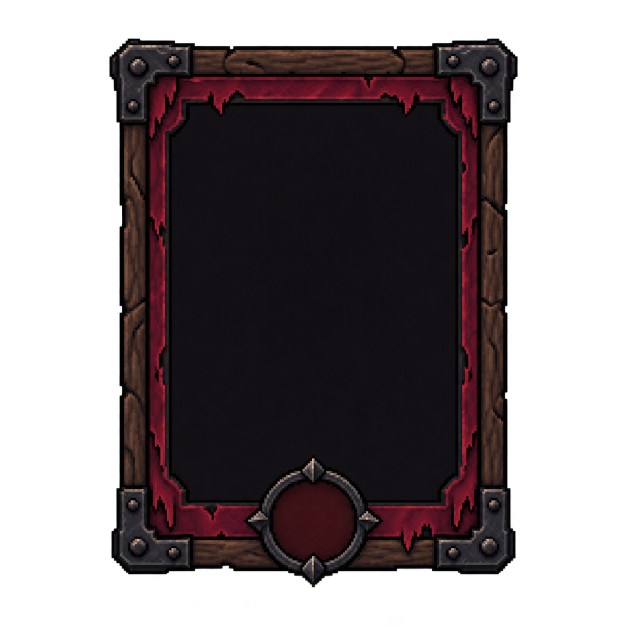
#> input picture 106E0DD5-1800-4244-9455-FD98261ED360.PNG, 1254 x 1254 px (shown at 1/2 size)
$ python -i process_assets.py   (imports and definitions only)
#> lines starting #> are read from the running program, lines starting #| are printed output that depends on the picture; after the words box and inside, x2 and y2 are one past the last pixel; in counts of white or black regions, pixels touching at a corner belong together
"""assets_raw/*.png -> public/assets/*.png (+ manifest.json).
Assets are stored at 2x world scale (world size = stored size / 2) so zoom 2x stays sharp.
Run: python3 scripts/process_assets.py
"""
import json, os
from PIL import Image, ImageDraw

RAW, OUT = 'assets_raw', 'public/assets'
S = 2  # storage scale over world units
# [1 line not run here, left out]
manifest = {}


def exists(n): return os.path.exists(f'{RAW}/{n}.png')


def load(n):
    return Image.open(f'{RAW}/{n}.png').convert('RGBA')


def exists(n):
    return os.path.exists(f'{RAW}/{n}.png')


def trim(im, thr=24):
    a = im.getchannel('A').point(lambda v: 255 if v > thr else 0)
    return im.crop(a.getbbox())


# [11 lines left out: functions save, fit, not called in this run]


# ---- ground tiles: 128x64 world diamonds, inner crop removes the drawn outline
TW, TH = 128 * S, 64 * S
mask = Image.new('L', (TW, TH), 0)
#> mask: PIL image 256x128 L; every value is 0
#> further down, picture is the input picture: PIL image 1254x1254 RGBA; mean R, G, B, A 18.4, 10.8, 12.7, 132.8
# [1 line not run here, left out]
tile_scale = None
# [16 lines not run here, left out]

# ---- ground decals: split sheet by empty rows/columns
def bands(profile, gap=6):
    out, start, empty = [], None, 0
    for i, v in enumerate(profile + [0] * gap):
        if v:
            if start is None: start = i
            empty = 0
        elif start is not None:
            empty += 1
            if empty >= gap: out.append((start, i - empty + 1)); start = None
    return out

# [1 line not run here, left out]
# [1 line that did not run here, left out]
# [1 line that did not run here, left out]
# [1 line not run here, left out]
# [1 line that did not run here, left out]
decals = []
# [9 lines not run here, left out]
manifest['_decals'] = decals

# ---- objects: (name, 'w'|'h', world size). Groups share one scale so pieces match.
objects = [
    ('gate_main', 'w', 320), ('lamp_post', 'h', 105), ('torch_stand', 'h', 95), ('banner_bat', 'h', 105),
    ('pine_a', 'h', 240), ('pine_b', 'h', 210), ('pine_c', 'h', 150), ('dead_tree_a', 'h', 200),
    ('dead_tree_b', 'h', 140), ('bush_a', 'h', 62), ('bush_b', 'h', 50), ('rock_a', 'h', 78),
    ('rock_b', 'h', 64), ('rock_c', 'h', 46),
    ('bld_housing_1', 'w', 250), ('bld_housing_2', 'w', 270), ('bld_food_1', 'w', 250), ('bld_food_2', 'w', 290),
    ('bld_collect_1', 'w', 240), ('bld_collect_2', 'w', 320), ('bld_boarding', 'w', 330),
    ('bld_watchtower', 'h', 260), ('castle_cliff', 'w', 350),  # castle: far parallax layer, half resolution is plenty
    ('crates', 'w', 58), ('barrel', 'w', 30), ('bench', 'w', 62), ('carriage', 'w', 190), ('well', 'w', 88),
]
# [2 lines not run here, left out]

groups = [(['fence_palisade_ne', 'fence_palisade_nw', 'fence_palisade_post'], 80),
          (['rail_fence_ne', 'rail_fence_nw', 'rail_fence_post'], 76),
          (['stone_wall_ne', 'stone_wall_nw'], 140)]
# [8 lines not run here, left out]
# [1 line that did not run here, left out]

# ---- human spritesheets: 4x4 grid, one shared bbox per sheet keeps feet aligned
HUMAN_H = 44 * S
# [15 lines not run here, left out]


# ---- helpers for sheets whose items are separated by empty space (reading order)
def slice_sheet(im, gap=6, min_size=12):
#> called with gap = 6, min_size = 12
    a = im.getchannel('A').point(lambda v: 255 if v > 24 else 0)
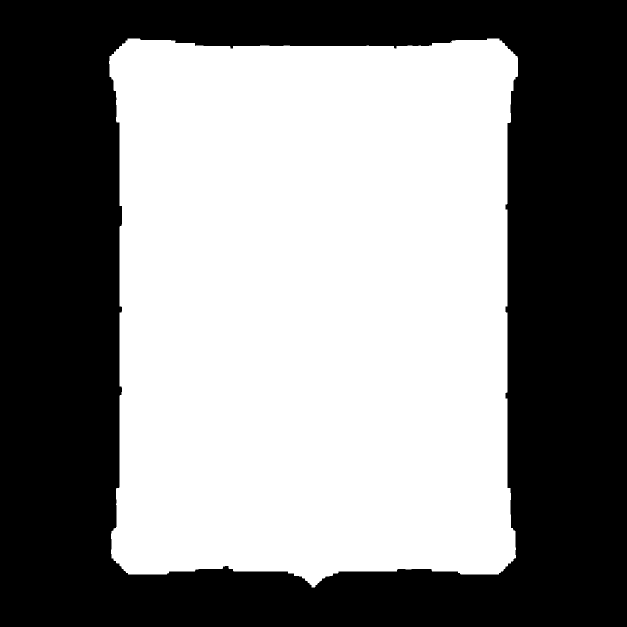
#> a: PIL image 1254x1254 L (shown at 1/2 size); 52.6% white; 1 black region, box (x1, y1, x2, y2) and area: (0, 0, 1254, 1254) 746059
    pa = a.load(); W, H = im.size
    out = []
    for y0, y1 in bands([any(pa[x, y] for x in range(0, W, 2)) for y in range(H)], gap):
#> the loop in bands, `for i, v in enumerate(profile + [0] * gap):` made 1260 passes
#> start on pass 78: 77
#> after the loop in bands, `for i, v in enumerate(profile + [0] * gap):`: out = [(77, 1175)]
        band = a.crop((0, y0, W, y1)); bp = band.load()
#> after `band = a.crop((0, y0, W, y1))`:
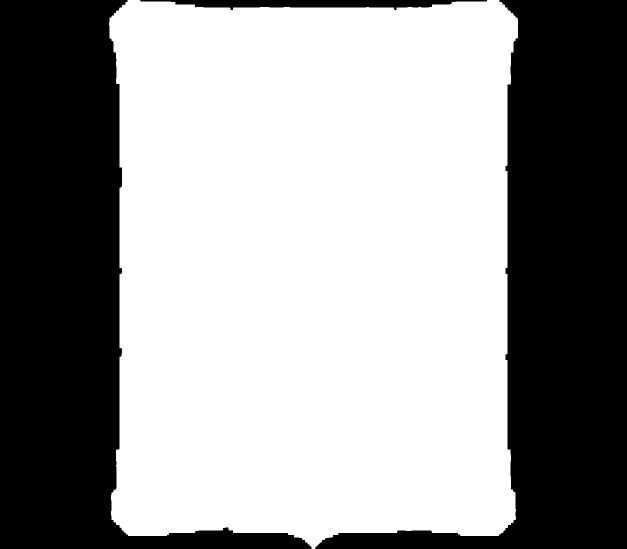
#> band: PIL image 1254x1098 L (shown at 1/2 size); 60% white; 3 black regions, box (x1, y1, x2, y2) and area: (0, 0, 623, 1098) 271295, (630, 0, 1254, 1098) 270912, (280, 0, 974, 20) 8228
        for x0, x1 in bands([any(bp[x, y] for y in range(0, y1 - y0, 2)) for x in range(W)], gap):
            piece = trim(im.crop((x0, y0, x1, y1)))
            if piece.width >= min_size and piece.height >= min_size: out.append(piece)
#> this loop made 1 pass
#> (x0, x1) on pass 1: (218, 1036)
#> pass 1, in trim, `a = im.getchannel('A').point(lambda v: 255 if v > thr else 0)`:
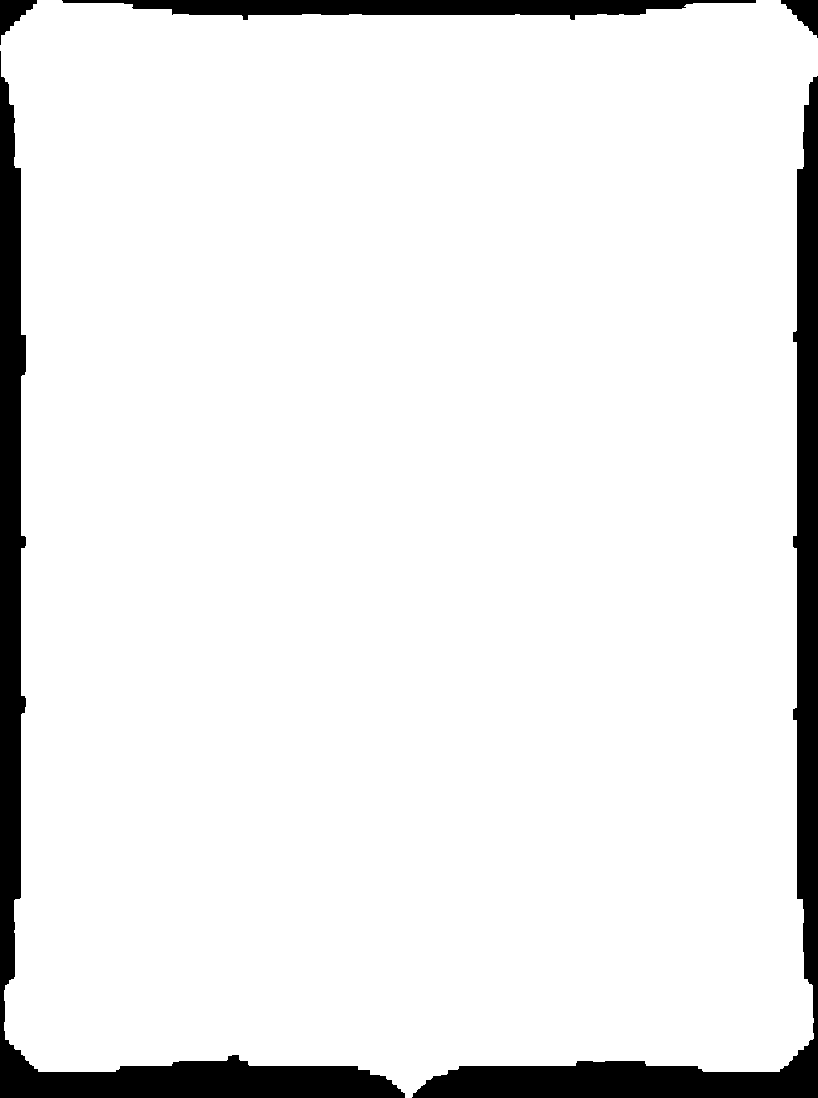
#> a: PIL image 818x1098 L; 92% white; 5 black regions, box (x1, y1, x2, y2) and area: (0, 51, 405, 1098) 31183, (412, 76, 818, 1098) 30818, (62, 0, 756, 20) 8228, (0, 0, 37, 45) 748, (781, 0, 818, 38) 730
#> pass 1, in slice_sheet, `piece = trim(im.crop((x0, y0, x1, y1)))`:
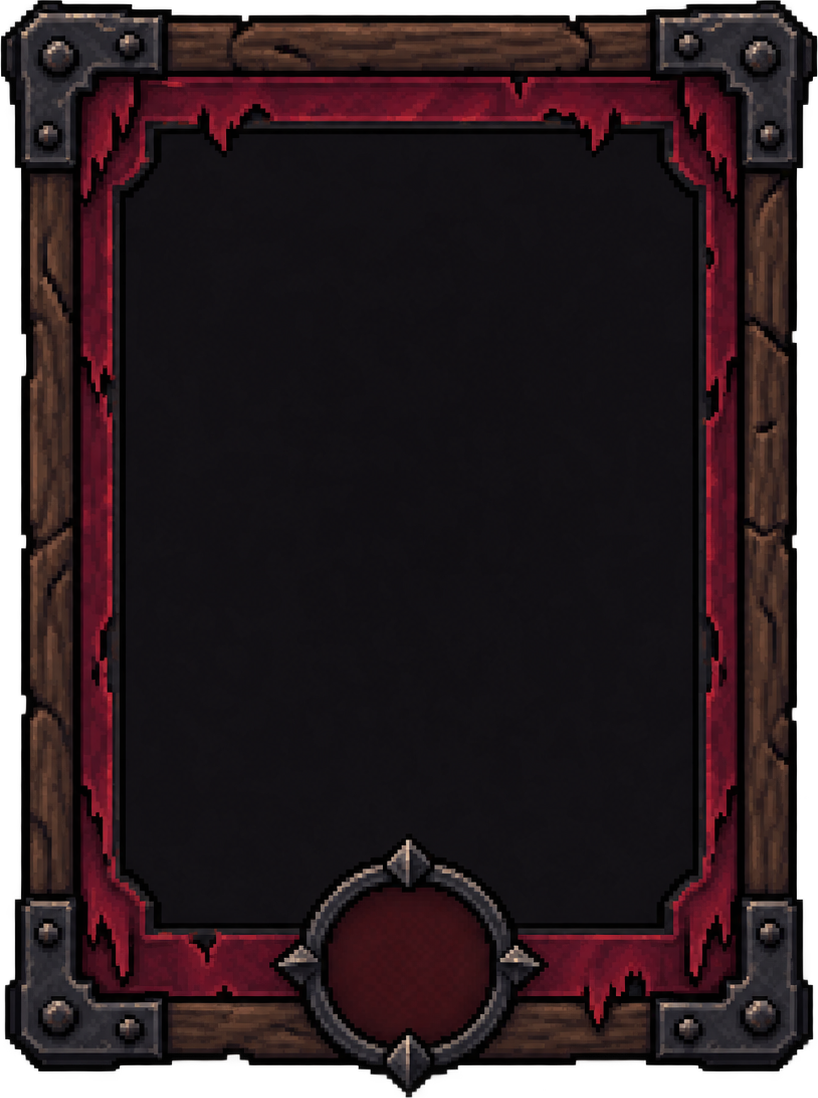
#> piece: PIL image 818x1098 RGBA; mean R, G, B, A 32.3, 18.9, 22.3, 232.5; transparent parts drawn white
#> after the loop, out = 1 item
    return out


# ---- 4x4 character sheets (16 frames: walk front, walk back, 2 action rows). Scale from the walk frames.
CHARS = {'human_b': 44, 'human_c': 44, 'davi': 44, 'lia': 44, 'boris': 50, 'ghoul_worker': 46, 'ghoul_guard': 48,
         'vampire_buyer': 50, 'rubelia': 50, 'hematico': 48, 'aureliano': 50, 'vesper': 52, 'wolf_scout': 60,
         'wolf_hunter': 66, 'wolf_brute': 80, 'wolf_alpha': 88, 'sentinel_vampire': 48, 'gargoyle': 56,
         'alchemist_unit': 42, 'human_actions_2': 44, 'wolf_leaper': 62, 'blood_orb': 26,
         'wolf_howler': 60, 'ghoul_wall': 52, 'blood_chalice': 50, 'fx_bat_swarm': 60, 'fx_flask': 22,
         # GDD A7 (blocks 20/21): new battle cards and werewolves
         'unit_maid': 44, 'unit_crossbow': 48, 'unit_lancer': 50, 'unit_witch': 46, 'unit_coffin_trap': 34, 'unit_lantern': 56,
         'unit_bat_watch': 50, 'unit_count': 56, 'wolf_digger': 60, 'wolf_shaman': 62, 'wolf_armored': 80, 'wolf_pups': 46,
         'wolf_raven': 50, 'wolf_storm': 62, 'wolf_mother': 100}
# [46 lines not run here, left out]

# ---- buildings II and props
more = [('bld_housing_3', 'w', 290), ('bld_lab', 'w', 260), ('bld_market', 'w', 270), ('bld_shelter', 'w', 230),
        ('bld_bell', 'h', 150), ('gate_reinforced', 'w', 320), ('bld_guard_post', 'w', 200), ('bld_sentinel_tower', 'h', 250),
        ('bld_site_small', 'w', 250), ('bld_site_large', 'w', 330), ('palisade_broken_ne', 'w', 150), ('palisade_broken_nw', 'w', 150),
        ('hand_cart', 'w', 90), ('fire_pit', 'w', 80), ('rubble', 'w', 200), ('plot_marker', 'w', 250), ('mattress_pile', 'w', 70),
        ('crate_vials', 'w', 60)]
# [2 lines not run here, left out]

# [11 lines left out: functions grid_pieces, save_pieces, not called in this run]

if exists('markers_sheet'):
    manifest['_markers'] = save_pieces('markers_sheet', ['mk_hungry', 'mk_sleep', 'mk_event', 'mk_happy', 'mk_angry',
                                                         'mk_contract', 'mk_recover', 'mk_talk', 'mk_star', 'mk_danger'], h=20)
# [20 lines not run here, left out]

# ---- HTML UI kit (not loaded by Phaser): frames keep their proportions at a fixed width for CSS border-image
UI = {'frame_panel': 240, 'frame_dialog': 240, 'frame_portrait': 240, 'frame_tooltip': 240, 'frame_card': 240,
      'frame_bubble': 240, 'button_normal': 240, 'button_pressed': 240, 'bar_frame': 240, 'bar_fills': 240, 'card_unit': 200,
      'codex_page': 600, 'title_logo': 900, 'title_logo_en': 900}
# [24 lines not run here, left out]

>>> from PIL import Image
>>> picture = Image.open('../106E0DD5-1800-4244-9455-FD98261ED360.PNG')
>>> result = slice_sheet(picture)
#> result = 1 item

$ run again, on 11BE1F0F-6B30-4472-9B26-63C749BCF05F.PNG
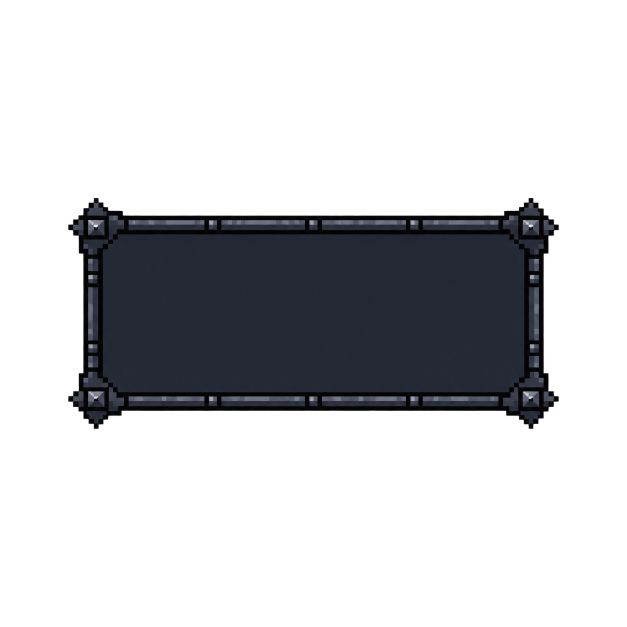
#> input picture 11BE1F0F-6B30-4472-9B26-63C749BCF05F.PNG, 1254 x 1254 px (shown at 1/2 size)
#> mask: PIL image 256x128 L; every value is 0
#> picture is the input picture: PIL image 1254x1254 RGBA; mean R, G, B, A 8.2, 9.3, 11.7, 59.6
#> in slice_sheet, `a = im.getchannel('A').point(lambda v: 255 if v > 24 else 0)`:
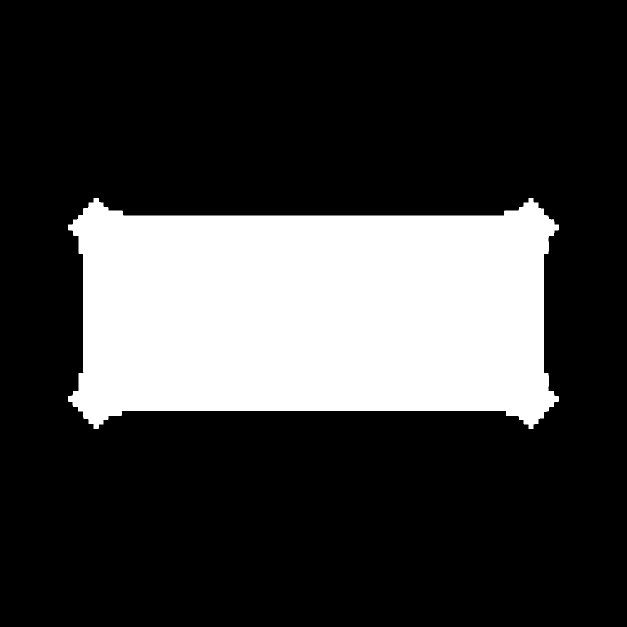
#> a: PIL image 1254x1254 L (shown at 1/2 size); 23.6% white; 1 white region, box (x1, y1, x2, y2) and area: (136, 396, 1118, 858) 371306
#> the loop in bands, `for i, v in enumerate(profile + [0] * gap):` made 1260 passes
#> start on pass 397: 396
#> after the loop in bands, `for i, v in enumerate(profile + [0] * gap):`: out = [(396, 858)]
#> band: PIL image 1254x462 L; 64.1% white; 4 black regions, box (x1, y1, x2, y2) and area: (0, 0, 187, 462) 74945, (1067, 0, 1254, 462) 74904, (197, 426, 1057, 462) 29541, (198, 0, 1057, 35) 28652
#> the loop in slice_sheet, `for x0, x1 in bands([any(bp[x, y] for y in range(0, y1 - y0, 2)) for x..` made 1 pass
#> (x0, x1) on pass 1: (136, 1118)
#> pass 1, in slice_sheet, `piece = trim(im.crop((x0, y0, x1, y1)))`:
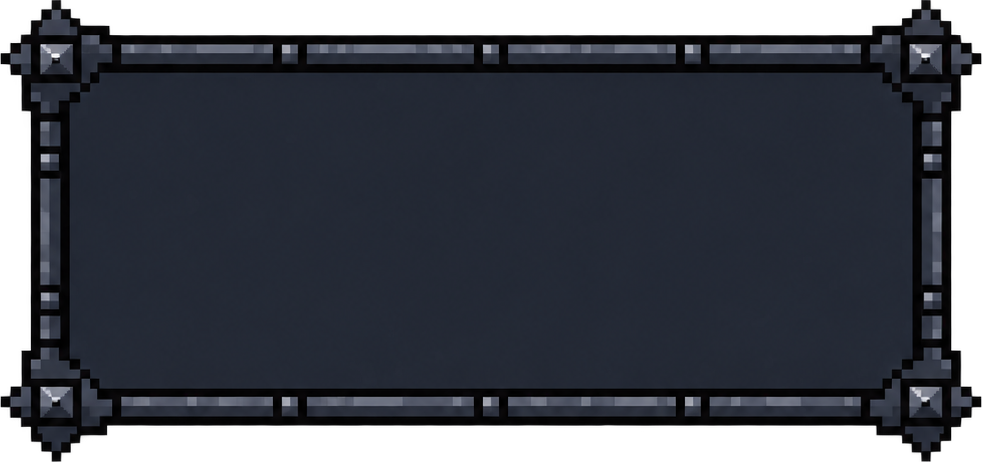
#> piece: PIL image 982x462 RGBA; mean R, G, B, A 28.5, 32.1, 40.6, 206.7; transparent parts drawn white
#> after the loop in slice_sheet, `for x0, x1 in bands([any(bp[x, y] for y in range(0, y1 - y0, 2)) for x..`: out = 1 item
